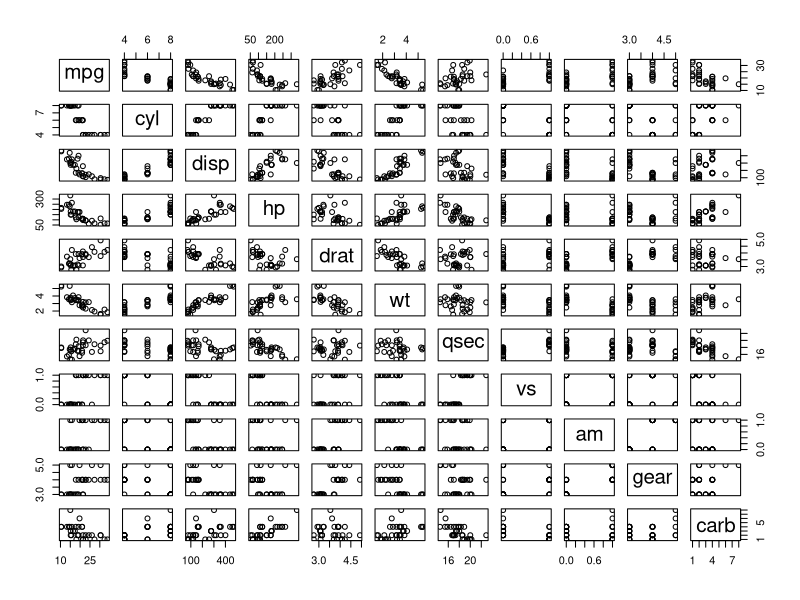
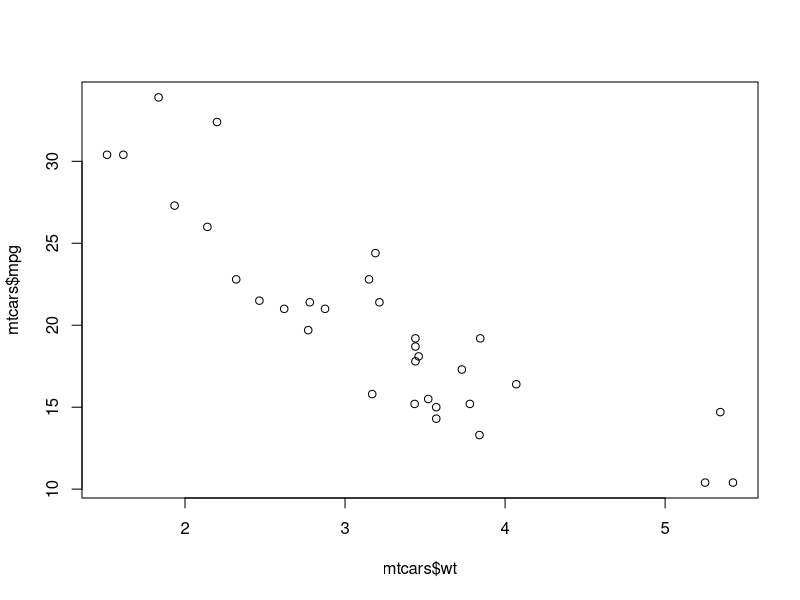

Here is the R script that generated these plots, in order:
## ---- chunk 1
summary(mtcars)
## ---- chunk 2
head(mtcars)
## ---- chunk 3
str(mtcars)
## ---- chunk 4
summary(iris)
## ---- chunk 5
head(iris)
## ---- chunk 6
str(iris)
## ---- chunk 7
summary(mtcars)
## ---- chunk 8
# `pairs` plots pairs of variables we ask for in scatter plots.
pairs(mpg ~ ., data = mtcars)
## ---- chunk 9
plot(mtcars$wt, mtcars$mpg)
